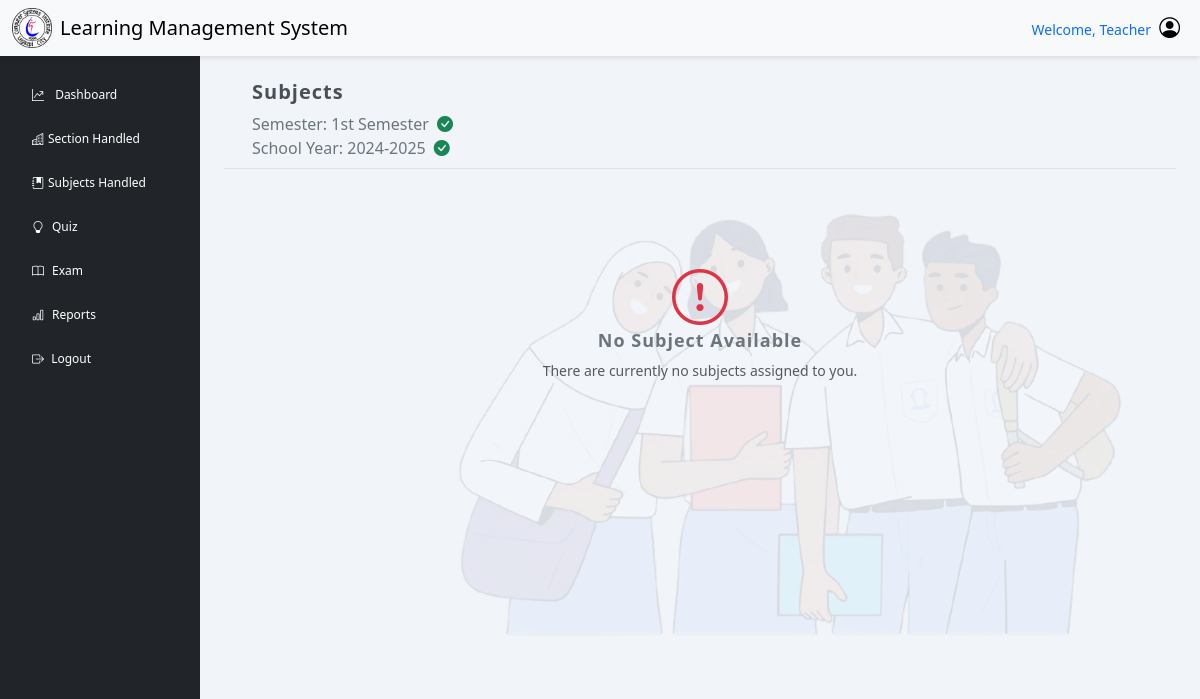
The app's page /faculty/index.php?page=teacher_subject (signed in), older data.
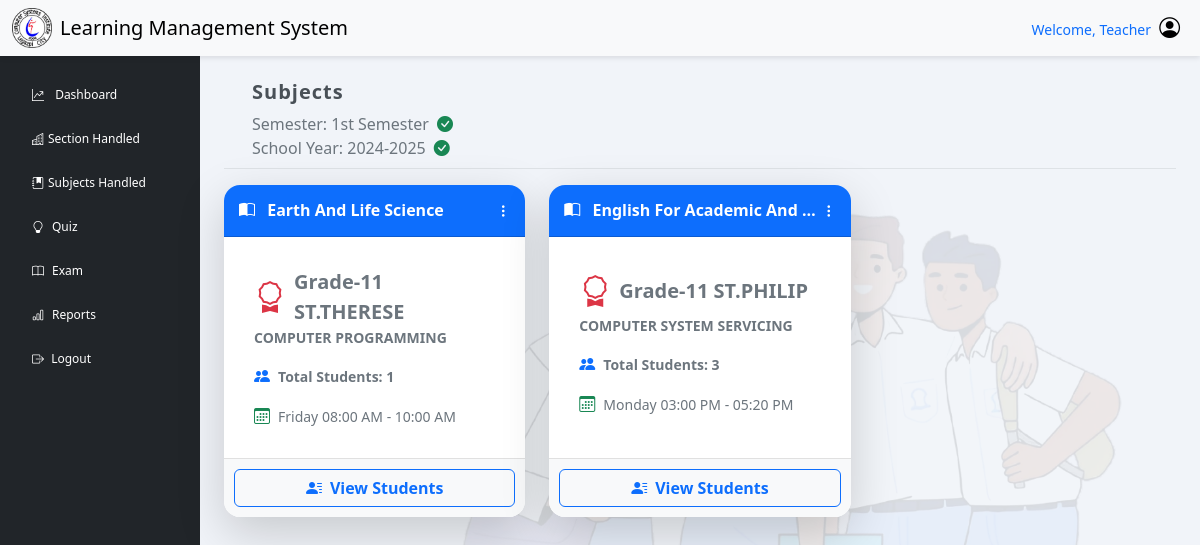
The same page, newer data.
### tables this page shows
CREATE TABLE `schedule` (
  `sched_id` varchar(50) NOT NULL,
  `teacher_id` varchar(50) NOT NULL,
  `section_code` varchar(50) NOT NULL,
  `sub_code` varchar(50) NOT NULL,
  `sched_day` varchar(10) NOT NULL,
  `sched_from` varchar(10) NOT NULL,
  `sched_to` varchar(10) NOT NULL,
  `created_at` timestamp NULL DEFAULT CURRENT_TIMESTAMP
);

CREATE TABLE `subject` (
  `sub_code` varchar(50) NOT NULL COMMENT 'PRIMARY KEY',
  `sub_title` varchar(200) NOT NULL COMMENT 'SUBJECT NAME',
  `sub_type` varchar(50) NOT NULL,
  `sub_time` varchar(10) DEFAULT NULL,
  `sub_semester` varchar(30) NOT NULL
);

CREATE TABLE `section` (
  `section_code` varchar(50) NOT NULL,
  `strand_code` varchar(50) DEFAULT NULL,
  `grade_lvl` varchar(30) NOT NULL,
  `section_name` varchar(20) NOT NULL,
  `teacher_id` varchar(50) NOT NULL,
  `date_created` date NOT NULL
);

CREATE TABLE `strand` (
  `strand_code` varchar(50) NOT NULL,
  `strand_name` varchar(30) DEFAULT NULL,
  `strand_desc` varchar(100) DEFAULT NULL
);

### includes/dbh-inc.php (called while the page is built)
<?php
include "function.php";
$mySQLFunction = new myDataBase("localhost", "root", "Nicolas051002", "lms_db");

### includes/function.php (called while the page is built, shortened)
<?php
class myDataBase
{
    private $hostname;
    private $username;
    private $password;
    private $database;
    public $con;
    public function __construct($hostname, $username, $password, $database)
    {
        $this->hostname = $hostname;
        $this->username = $username;
        $this->password = $password;
        $this->database = $database;
    }
    public function connection()
    {
        try {
            if (!$this->con) {
                $this->con = mysqli_connect($this->hostname, $this->username, $this->password, $this->database);
                if ($this->con) {
                    return true;
                } else {
                    return false;
                }
            } else {
                return true;
            }
        } catch (mysqli_sql_exception $e) {
            echo $e;
        }
    }
    public function disconnect()
    {
        if ($this->con) {
            if (mysqli_close($this->con)) {
                $this->con = false;
                return true;
            } else {
                return false;
            }
        } else {
            return true;
        }
    }
    public function getTeacherSubSchedule($teacher_id)
    {
        $sql = "
        SELECT
            sch.sched_id,
            sch.sched_day,
            sch.sched_from,
            sch.sched_to,
            sec.section_code,
            sec.grade_lvl,
            sec.section_name,
            sub.sub_code,
            sub.sub_title,
            st.strand_name,
            st.strand_desc
        FROM
            `schedule` sch
        INNER JOIN
            `section` sec
        ON
            sch.section_code = sec.section_code
        INNER JOIN
            `subject` sub
        ON
            sch.sub_code = sub.sub_code
        LEFT JOIN
            `strand` st
        ON
            sec.strand_code = st.strand_code
        WHERE
            sch.teacher_id = ?";
        $stmt = $this->con->prepare($sql);
        $stmt->bind_param("s", $teacher_id);
        $stmt->execute();
        $result = $stmt->get_result();
        if ($result->num_rows > 0) {
            $data = [];
            while ($row = $result->fetch_assoc()) {
                $data[] = $row;
            }
            return $data;
        } else {
            return null;
        }
    }
    function getAllStudentBySectionAndSubject($teacherId, $subjectId, $sectionCode)
    {
        try {
            $sql = "
                SELECT
                    s.*,
                    sched.sched_id,
                    sec.section_code,
                    sec.section_name,
                    sec.grade_lvl,
                    COUNT(e.stu_lrn) OVER (PARTITION BY sec.section_code) AS enrolled_count
                FROM
                    STUDENT s
                INNER JOIN
                    ENROLL e ON s.stu_lrn = e.stu_lrn
                INNER JOIN
                    SECTION sec ON e.section_code = sec.section_code
                INNER JOIN
                    SCHEDULE sched ON sec.section_code = sched.section_code
                INNER JOIN
                    SUBJECT sub ON sched.sub_code = sub.sub_code
                WHERE
                    sched.sub_code = ?
                    AND sched.section_code = ?
                    AND sched.teacher_id = ?
            ";
            $stmt = $this->con->prepare($sql);
            $stmt->bind_param("sss", $subjectId, $sectionCode, $teacherId);
            $stmt->execute();
            $result = $stmt->get_result();
            $students = $result->fetch_all(MYSQLI_ASSOC);
            return $students;
        } catch (Exception $e) {
            error_log("Error fetching students: " . $e->getMessage());
            return [];
        }
    }
    public function checkSyStatus($table)
    {
        $sql = "SELECT `school_year`
                FROM `$table`
                WHERE `status` = 'Active'";
        $result = $this->con->query($sql);
        if ($result->num_rows > 0) {
            $activeSchoolYear = [];
            while ($row = $result->fetch_assoc()) {
                $activeSchoolYear[] = $row['school_year'];
            }
            return $activeSchoolYear;
        } else {
            return [];
        }
    }
    public function checkSemStatus($table)
    {
        $semesters = [];
        $sql = "SELECT `semester_name`
                FROM `$table`
                WHERE `status` = 'Active'";
        $result = $this->con->query($sql);
        if ($result && $result->num_rows > 0) {
            while ($row = $result->fetch_assoc()) {
                $semesters[] = $row['semester_name'];
            }
            return $semesters;
        } else {
            return [];
        }
    }
}

### faculty/teacher_subject.php (the view, shortened to what the changed rows need)
<?php
include "../includes/dbh-inc.php";
$mySQLFunction->connection();
$activeSchoolYears = $mySQLFunction->checkSyStatus('sy');
$activeSem = $mySQLFunction->checkSemStatus('semester');
$teacherSubjectHandled = $mySQLFunction->getTeacherSubSchedule($_SESSION['teacher_id']);
$mySQLFunction->disconnect();
?>
<main class="col-md-9 ms-sm-auto col-lg-10 px-md-4">
    <div class="d-flex justify-content-between flex-wrap flex-md-nowrap align-items-center pb-2 mb-3 border-bottom">
        <div class="ms-3">
            <img
                style="position: absolute; top: 50%; right: 5%; transform: translate(-0%, -45%);
                    width: 700px; opacity: 0.1; z-index: -1;"
                src="../assets/img/bg-home.webp"
                alt="LMS Logo">
            <div class="container mt-4">
                <h5>Subjects </h5>
                <div class="">
                    <div class="col-md-12 date-display row">
                        <?php
                        if (!empty($activeSchoolYears) && !empty($activeSem)) {
                            foreach ($activeSchoolYears as $index => $schoolYear) {
                                echo '<div>Semester: ' . htmlspecialchars($activeSem[$index]) . '<i class="bi bi-check-circle-fill text-success ms-2"></i> </div>';
                                echo '<div>School Year: ' . htmlspecialchars($schoolYear) . '<i class="bi bi-check-circle-fill text-success ms-2"></i></div>';
                            }
                        } else {
                            echo '<div class="alert alert-warning" style="font-size: small;">No active school year and semester found.</div>';
                        }
                        ?>
                    </div>
                </div>
            </div>
        </div>
    </div>
    <div class="row g-4">
        <?php if (!empty($teacherSubjectHandled)): ?>
            <?php foreach ($teacherSubjectHandled as $schedule): ?>
                <div class="col-lg-4 col-md-6 col-sm-12">
                    <div class="card h-100 border-0 shadow-lg rounded-4">
                        <div class="card-header bg-primary text-white d-flex justify-content-between align-items-center rounded-top-4">
                            <h6 class="mb-0 fw-bold text-truncate">
                                <i class="bi bi-book-half me-2"></i>
                                <?php echo htmlspecialchars(ucwords(strtolower($schedule['sub_title'] ?? 'No Title'))); ?>
                            </h6>
                            <div class="dropdown">
                                <i class="bi bi-three-dots-vertical text-white" id="kebabMenu" data-bs-toggle="dropdown" role="button" aria-expanded="false" style="cursor: pointer;"></i>
                            </div>
                        </div>
                        <div class="card-body">
                            <div class="d-flex align-items-center">
                                <i class="bi bi-award text-danger fs-2 me-2"></i>
                                <span class="fw-bold fs-5"><?php echo ucwords(strtolower($schedule["grade_lvl"])) . ' ' . htmlspecialchars($schedule["section_name"]); ?></span>
                            </div>
                            <div class="text-secondary mb-3 d-flex align-items-center">
                                <small class="fw-semibold"><?php echo  $schedule["strand_desc"] ?? 'No Strand'; ?></small>
                            </div>
                            <div class="d-flex align-items-center mb-3">
                                <i class="bi bi-people-fill text-primary fs-6 me-2"></i>
                                <span class="fw-semibold">Total Students: <?php
                                                                            $mySQLFunction->connection();
                                                                            $students = $mySQLFunction->getAllStudentBySectionAndSubject($_SESSION['teacher_id'], $schedule['sub_code'], $schedule['section_code']);
                                                                            $totalStudentinSection = '0';
                                                                            foreach ($students as $student) {
                                                                                $totalStudentinSection = $student['enrolled_count'] ?: '0';
                                                                            }
                                                                            $mySQLFunction->disconnect();
                                                                            echo $totalStudentinSection;
                                                                            ?></span>
                            </div>
                            <div class="d-flex align-items-center">
                                <i class="bi bi-calendar3 text-success fs-6 me-2"></i>
                                <span>
                                    <?php
                                    echo ucwords(strtolower($schedule["sched_day"])) . ' ' .
                                        ($schedule["sched_from"] && $schedule["sched_to"]
                                            ? $schedule["sched_from"] . ' - ' . $schedule["sched_to"]
                                            : 'No schedule time');
                                    ?>
                                </span>
                            </div>
                        </div>
                        <div class="card-footer bg-light d-flex justify-content-center rounded-bottom-4">
                            <a href="index.php?page=student_subject_list&sched_id=<?php echo urlencode($schedule['sched_id']); ?> &sub_code=<?php echo urlencode($schedule['sub_code']); ?> &section_code=<?php echo urlencode($schedule['section_code']); ?>"
                                class="btn btn-outline-primary w-100 fw-bold d-flex align-items-center justify-content-center">
                                <i class="bi bi-person-lines-fill me-2"></i> View Students
                            </a>
                        </div>
                    </div>
                </div>
            <?php endforeach; ?>
        <?php else: ?>
            <div class="col-12 text-center">
                <div class="py-5">
                    <div class="card-body">
                        <i class="bi bi-exclamation-circle text-danger display-4 mb-3"></i>
                        <h5 class="text-secondary fw-bold no-subject">No Subject Available</h5>
                        <p class="text-muted mb-0">There are currently no subjects assigned to you.</p>
                    </div>
                </div>
            </div>
        <?php endif; ?>
    </div>
</main>

Row changes from the older to the newer data that the page shows:
added schedule: sub_code.sub_title "Earth And Life Science", section_code.grade_lvl "Grade-11", section_code.section_name "ST.THERESE", strand.strand_desc "COMPUTER PROGRAMMING", totalStudentinSection "1", sched_day "Friday", sched_from "08:00 AM", sched_to "10:00 AM"
added schedule: sub_code.sub_title "English For Academic And…", section_code.grade_lvl "Grade-11", section_code.section_name "ST.PHILIP", strand.strand_desc "COMPUTER SYSTEM SERVICING", totalStudentinSection "3", sched_day "Monday", sched_from "03:00 PM", sched_to "05:20 PM"
Text that changed along with them:
text no longer shown: "No Subject Available There are currently no subjects assigned to you."
